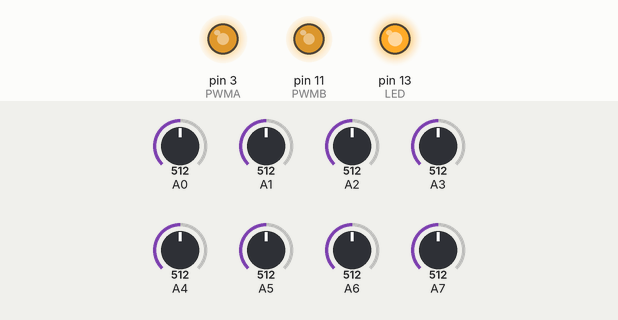
This sketch was run on a simulated Arduino Uno, built with avr-gcc and run on an emulated ATmega328P. On the bench: output pins drawn as LEDs (lit = HIGH). The test bench sets the inputs (shaded band); at power-on: A0 = 512, A1 = 512, A2 = 512, A4 = 512, A5 = 512, A3 = 512, A6 = 512, A7 = 512.

Above: at 1.2 s.
1.3 s: A0 set to 716
At 2.1 s:
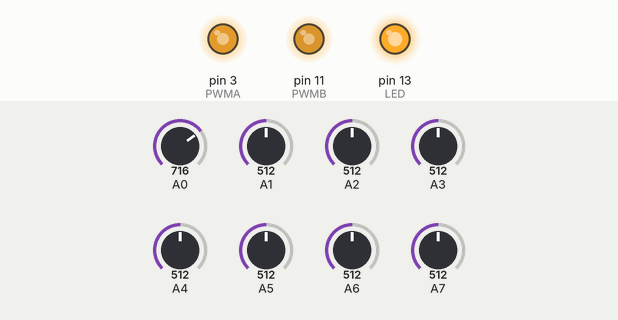
2.8 s: A0 set to 306
At 3.2 s:
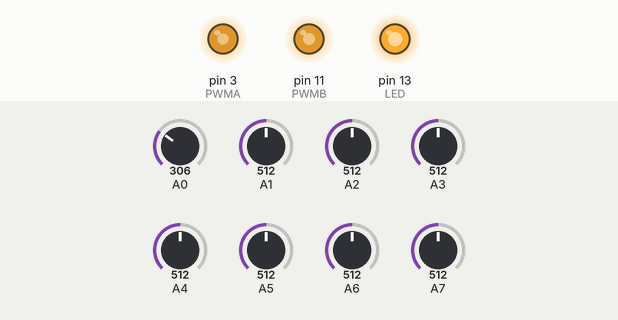
4.3 s: A1 set to 716
At 5.5 s:
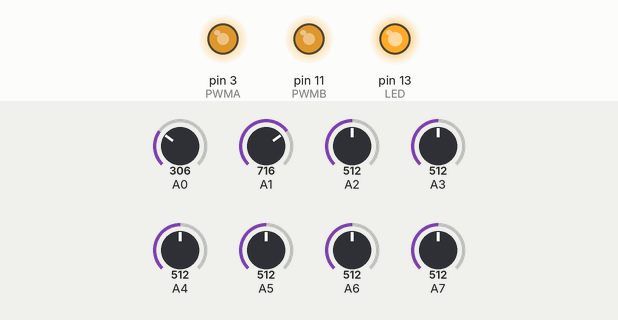
5.8 s: A2 set to 716
At 6.7 s:
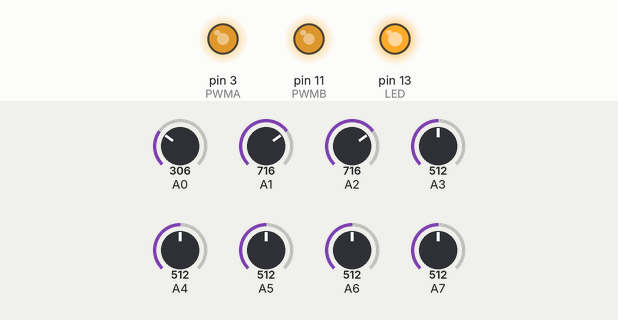
7.3 s: A4 set to 716
At 7.8 s:
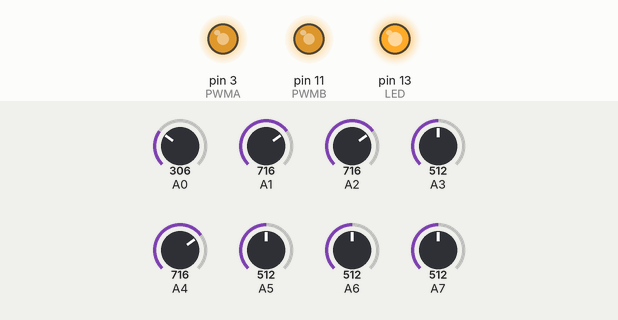
8.8 s: A5 set to 716
At 10.1 s:
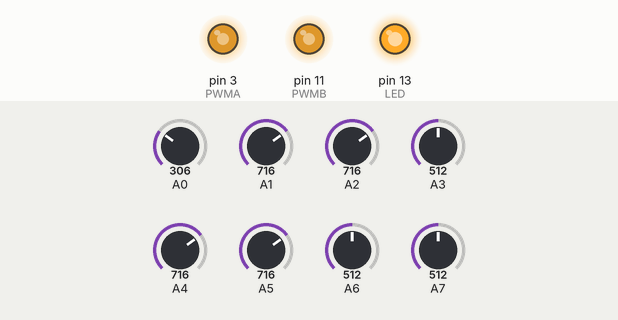
Timing chart, 0 to 11.3 s (numbered marks = the images above; inputs shaded):
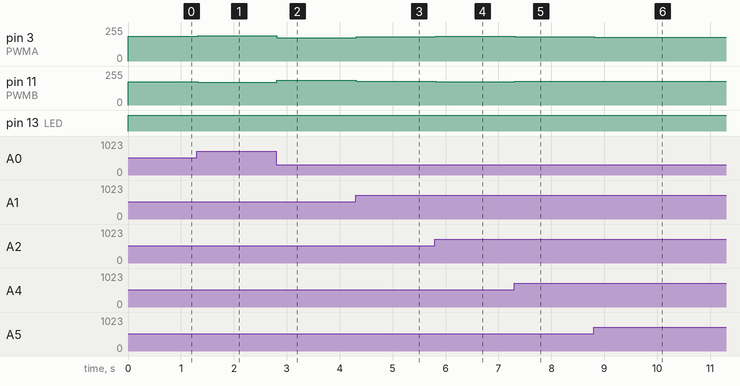

Measured:
- after the input at 1.3 s, pin 3 (PWMA): 185/255 → 191/255 at once; pin 11 (PWMB): 175/255 → 169/255 at once
- after the input at 2.8 s, pin 3 (PWMA): 191/255 → 176/255 at once; pin 11 (PWMB): 169/255 → 184/255 at once
- after the input at 4.3 s, pin 3 (PWMA): 176/255 → 181/255 at once; pin 11 (PWMB): 184/255 → 179/255 at once
- after the input at 5.8 s, pin 3 (PWMA): 181/255 → 184/255 at once; pin 11 (PWMB): 179/255 → 176/255 at once
- after the input at 7.3 s, pin 3 (PWMA): 184/255 → 183/255 at once; pin 11 (PWMB): 176/255 → 177/255 at once
- after the input at 8.8 s, pin 3 (PWMA): 183/255 → 180/255 at once; pin 11 (PWMB): 177/255 → 180/255 at once

The sketch:

line.ino
```cpp
int sensors[] = {0, 1, 2, 3, 4, 5, 6, 7};
int minVal[] = {32, 32, 32, 32, 32, 32, 32, 33};
int maxVal[] = {667, 788, 801, 805, 806, 812, 817, 825};
int pos[] = {1000, 2000, 3000, 4000, 5000, 6000, 7000, 8000};
float lastError = 0;
float lastPosition = 4500;

const int AIN1 = 5;
const int AIN2 = 4;
const int PWMA = 3;
const int BIN1 = 6;
const int BIN2 = 7;
const int PWMB = 11;
const int LED = 13;

void setup() {
  pinMode(LED, OUTPUT);
  pinMode(AIN1, OUTPUT);
  pinMode(AIN2, OUTPUT);
  pinMode(PWMA, OUTPUT);
  pinMode(BIN1, OUTPUT);
  pinMode(BIN2, OUTPUT);
  pinMode(PWMB, OUTPUT);

  for (int i = 0; i < 8; i++) {
    pinMode(sensors[i], INPUT);
  }
}

void drive(int leftSpeed, int rightSpeed) {
  leftSpeed = constrain(leftSpeed, -255, 255);
  rightSpeed = constrain(rightSpeed, -255, 255);

  if (leftSpeed >= 0) {
    digitalWrite(AIN2, 1);
    digitalWrite(AIN1, 0);
    analogWrite(PWMA, leftSpeed);
  } else {
    digitalWrite(AIN2, 0);
    digitalWrite(AIN1, 1);
    analogWrite(PWMA, -leftSpeed);
  }

  if (rightSpeed >= 0) {
    digitalWrite(BIN1, 0);
    digitalWrite(BIN2, 1);
    analogWrite(PWMB, rightSpeed);
  } else {
    digitalWrite(BIN1, 1);
    digitalWrite(BIN2, 0);
    analogWrite(PWMB, -rightSpeed);
  }
}

void loop() {
  long sum = 0;
  long active = 0;

  for (int i = 0; i < 8; i++) {
    int val = analogRead(sensors[i]);
    int normalized = map(val, minVal[i], maxVal[i], 0, 1000);
    normalized = constrain(normalized, 0, 1000);

    sum += (long)normalized * pos[i];
    active += normalized;
  }

  if (active < 150) {
    digitalWrite(LED, LOW);

    if (lastPosition < 4350) {
      drive(180, 0);
    }
    else if (lastPosition > 4650) {
      drive(0, 180);
    }
    else {
      drive(100, 100);
    }
    return;
  }

  digitalWrite(LED, HIGH);

  float position = (float)sum / active;
  lastPosition = position;

  float error = 4500 - position;

  float kp = -0.043;
  float kd = -0.025;

  int turn = (kp * error) + (kd * (error - lastError));
  lastError = error;

  int baseSpeed = 180;
  int leftSpeed = baseSpeed - turn;
  int rightSpeed = baseSpeed + turn;

  drive(leftSpeed, rightSpeed);
  delay(5);
}
```
